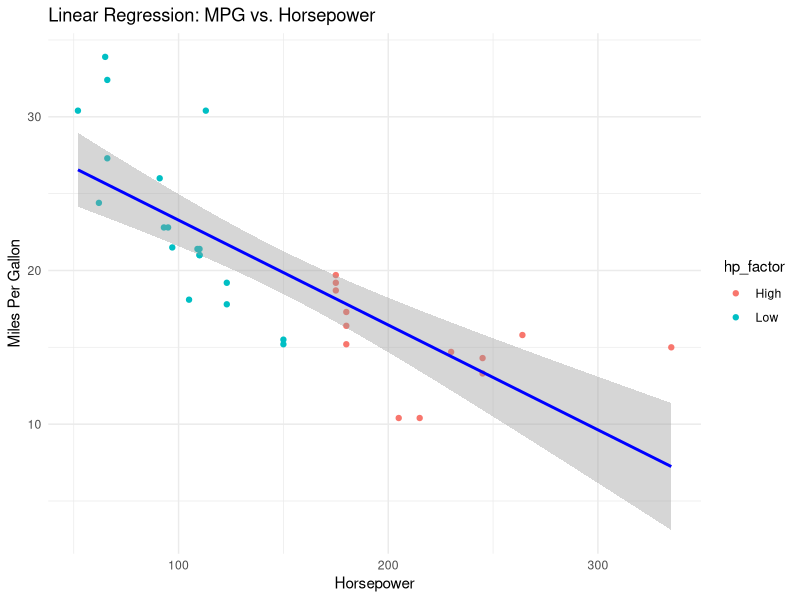

Write R code to recreate this figure.
# Load required libraries
library(ggplot2)

# Function to load and prepare data
load_data <- function() {
  data <- mtcars
  data$car_name <- rownames(mtcars)  # Adding a character column (datatype 1)
  data$hp_factor <- as.factor(ifelse(data$hp > 150, "High", "Low"))  # Factor variable (datatype 2)
  return(data)
}

# Function to fit linear regression model
fit_model <- function(data) {
  model <- lm(mpg ~ hp, data = data)
  return(model)
}

# Function to display model summary
display_summary <- function(model) {
  print(summary(model))  # Display output to screen
}

# Function to generate predictions for new horsepower values
generate_predictions <- function(model, hp_values) {
  new_data <- data.frame(hp = hp_values)  # Dataframe (datatype 3)
  predictions <- predict(model, newdata = new_data)
  return(data.frame(hp = hp_values, predicted_mpg = predictions))  # Dataframe as return
}

# Function to visualize data and regression model
plot_regression <- function(data, model) {
  ggplot(data, aes(x = hp, y = mpg)) +
    geom_point(aes(color = hp_factor)) +  # Visualization of data
    geom_smooth(method = "lm", formula = y ~ x, col = "blue") +  # Regression line
    labs(title = "Linear Regression: MPG vs. Horsepower", x = "Horsepower", y = "Miles Per Gallon") +
    theme_minimal()
}

# Main function to run the analysis
run_analysis <- function() {
  data <- load_data()
  model <- fit_model(data)
  
  display_summary(model)  # Print model results
  
  # Generate predictions for a sequence of horsepower values
  hp_values <- seq(50, 250, by = 10)  # Numeric sequence (datatype 4)
  predictions <- generate_predictions(model, hp_values)
  print(predictions)  # Display output to screen
  
  # Visualization
  print(plot_regression(data, model))
  
  # Example of using a list (datatype 5) and looping through it
  model_results <- list(
    Coefficients = coef(model),
    R_Squared = summary(model)$r.squared,
    P_Values = summary(model)$coefficients[,4]
  )
  
  for (name in names(model_results)) {
    cat("\n", name, ":\n", model_results[[name]], "\n")
  }
}

# Run the analysis
run_analysis()
